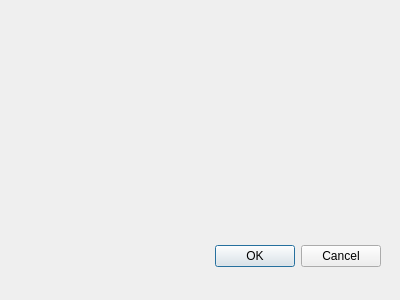
<?xml version="1.0" encoding="UTF-8"?>
<ui version="4.0">
 <class>Registerlog</class>
 <widget class="QDialog" name="Registerlog">
  <property name="geometry">
   <rect>
    <x>0</x>
    <y>0</y>
    <width>400</width>
    <height>300</height>
   </rect>
  </property>
  <property name="windowTitle">
   <string>Dialog</string>
  </property>
  <widget class="QDialogButtonBox" name="buttonBox">
   <property name="geometry">
    <rect>
     <x>40</x>
     <y>240</y>
     <width>341</width>
     <height>32</height>
    </rect>
   </property>
   <property name="orientation">
    <enum>Qt::Orientation::Horizontal</enum>
   </property>
   <property name="standardButtons">
    <set>QDialogButtonBox::StandardButton::Cancel|QDialogButtonBox::StandardButton::Ok</set>
   </property>
  </widget>
 </widget>
 <resources/>
 <connections>
  <connection>
   <sender>buttonBox</sender>
   <signal>accepted()</signal>
   <receiver>Registerlog</receiver>
   <slot>accept()</slot>
   <hints>
    <hint type="sourcelabel">
     <x>248</x>
     <y>254</y>
    </hint>
    <hint type="destinationlabel">
     <x>157</x>
     <y>274</y>
    </hint>
   </hints>
  </connection>
  <connection>
   <sender>buttonBox</sender>
   <signal>rejected()</signal>
   <receiver>Registerlog</receiver>
   <slot>reject()</slot>
   <hints>
    <hint type="sourcelabel">
     <x>316</x>
     <y>260</y>
    </hint>
    <hint type="destinationlabel">
     <x>286</x>
     <y>274</y>
    </hint>
   </hints>
  </connection>
 </connections>
</ui>
